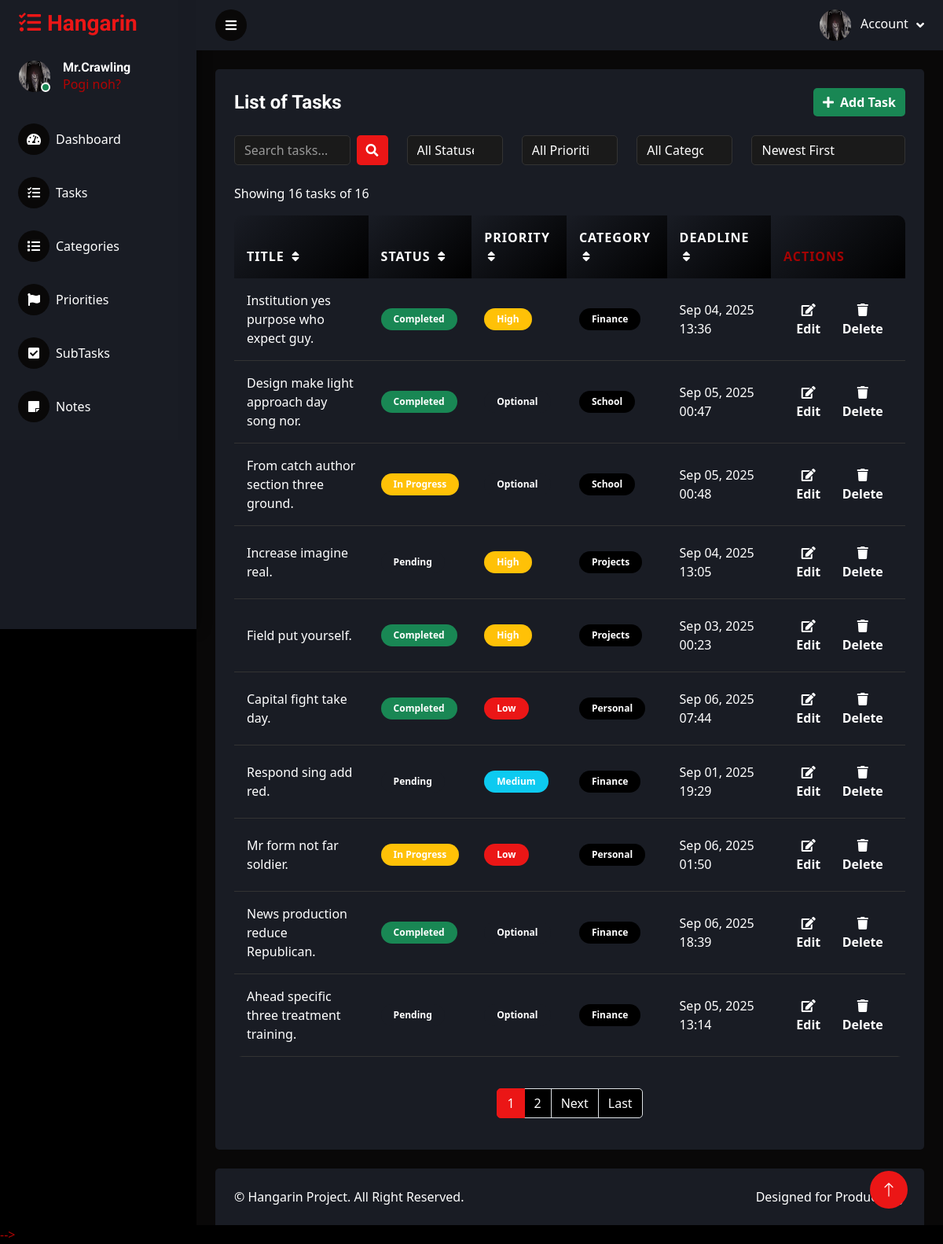
/tasks/, run on the app's committed database.
### tasks/models.py (models this page shows, shortened)
class BaseModel(models.Model):
    created_at = models.DateTimeField(auto_now_add=True)
    updated_at = models.DateTimeField(auto_now=True)
    class Meta:
        abstract = True

class Task(BaseModel):
    STATUS_CHOICES = [
        ("Pending", "Pending"),
        ("In Progress", "In Progress"),
        ("Completed", "Completed"),
    ]
    title = models.CharField(max_length=200)
    description = models.TextField(blank=True)
    status = models.CharField(
        max_length=50,
        choices=STATUS_CHOICES,
        default="Pending"
    )
    deadline = models.DateTimeField(null=True, blank=True)
    priority = models.ForeignKey(Priority, on_delete=models.CASCADE)
    category = models.ForeignKey(Category, on_delete=models.CASCADE)
    @property
    def is_overdue(self):
        if self.deadline:
            return self.deadline < timezone.now() and self.status != "Completed"
        return False
    class Meta:
        ordering = ['-created_at']

class Priority(models.Model):
    name = models.CharField(max_length=100)
    order = models.IntegerField(default=0)
    class Meta:
        verbose_name = "Priority"
        verbose_name_plural = "Priorities"
        ordering = ['order']
    def __str__(self):
        return self.name

class Category(models.Model):
    name = models.CharField(max_length=100)
    class Meta:
        verbose_name = "Category"
        verbose_name_plural = "Categories"
    def __str__(self):
        return self.name

### tasks/views.py (the view, shortened to what this page needs)
# urls.py: path('tasks/', TaskListView.as_view(), name='task-list'),
class TaskListView(ListView):
    model = Task
    context_object_name = 'tasks'
    template_name = 'task_list.html'
    paginate_by = 10
    def get_queryset(self):
        queryset = super().get_queryset()
        search_query = self.request.GET.get('q', '')
        category_filter = self.request.GET.get('category', '')
        priority_filter = self.request.GET.get('priority', '')
        status_filter = self.request.GET.get('status', '')
        sort_by = self.request.GET.get('sort_by', '-created_at')  # Fixed parameter name
        if search_query:
            queryset = queryset.filter(
                Q(title__icontains=search_query) |
                Q(description__icontains=search_query)
            )
        if status_filter:
            queryset = queryset.filter(status=status_filter)
        valid_sorts = [
            'title', '-title',
            'status', '-status',
            'priority__name', '-priority__name',
            'category__name', '-category__name',
            'deadline', '-deadline',
            'created_at', '-created_at'
        ]
        if sort_by in valid_sorts:
            queryset = queryset.order_by(sort_by)
        else:
            queryset = queryset.order_by('-created_at')
        return queryset
    def get_context_data(self, **kwargs):
        context = super().get_context_data(**kwargs)
        context['current_search'] = self.request.GET.get('q', '')
        context['current_category'] = self.request.GET.get('category', '')
        context['current_priority'] = self.request.GET.get('priority', '')
        context['current_status'] = self.request.GET.get('status', '')
        context['current_sort'] = self.request.GET.get('sort_by', '-created_at')
        context['categories'] = Category.objects.all()
        context['priorities'] = Priority.objects.all()
        context['status_choices'] = [
            ('Pending', 'Pending'),
            ('In Progress', 'In Progress'),
            ('Completed', 'Completed')
        ]
        context['total_tasks'] = Task.objects.count()
        context['total_filtered_tasks'] = self.get_queryset().count()
        return context

### templates/task_list.html (shortened to what this page needs)
{% extends 'base.html' %}
{% load static %}
{% block content %}
<div class="container-fluid pt-4 px-4">
    <div class="row g-4">
        <div class="col-12">
            <div class="bg-secondary rounded h-100 p-4">
                <div class="d-flex align-items-center justify-content-between mb-4">
                    <h4 class="mb-0">List of Tasks</h4>
                    <a href="{% url 'task-add' %}" class="btn btn-success"><i class="fa fa-plus me-2"></i>Add Task</a>
                </div>
                <div class="row mb-4">
                    <div class="col-md-3">
                        <form method="get" class="d-flex">
                            <input class="form-control bg-dark border-0 me-2"
                                   type="search"
                                   name="q"
                                   placeholder="Search tasks..."
                                   aria-label="Search"
                                   value="{{ current_search }}">
                            <button class="btn btn-primary" type="submit">
                                <i class="fas fa-search"></i>
                            </button>
                        </form>
                    </div>
                    <div class="col-md-2">
                        <form method="get" id="statusForm">
                            <select class="form-select bg-dark border-0" name="status" onchange="this.form.submit()">
                                <option value="">All Statuses</option>
                            </select>
                        </form>
                    </div>
                    <div class="col-md-2">
                        <form method="get" id="priorityForm">
                            <select class="form-select bg-dark border-0" name="priority" onchange="this.form.submit()">
                                <option value="">All Priorities</option>
                            </select>
                        </form>
                    </div>
                    <div class="col-md-2">
                        <form method="get" id="categoryForm">
                            <select class="form-select bg-dark border-0" name="category" onchange="this.form.submit()">
                                <option value="">All Categories</option>
                            </select>
                        </form>
                    </div>
                    <div class="col-md-3">
                        <form method="get" id="sortForm">
                            <select class="form-select bg-dark border-0" name="sort_by" onchange="this.form.submit()">
                                <option value="-created_at" {% if current_sort == '-created_at' %}selected{% endif %}>Newest First</option>
                            </select>
                        </form>
                    </div>
                </div>
                <div class="row mb-3">
                    <div class="col-12">
                        <div class="d-flex justify-content-between align-items-center">
                            <div>
                                <span class="text-muted">
                                    Showing {{ total_filtered_tasks }} task{{ total_filtered_tasks|pluralize }} of {{ total_tasks }}
                                </span>
                            </div>
                        </div>
                    </div>
                </div>
                <div class="table-responsive">
                    <table class="table table-hover">
                        <thead>
                            <tr>
                                <th scope="col">
                                    <a href="?sort_by={% if current_sort == 'title' %}-title{% else %}title{% endif %}"
                                       class="text-decoration-none text-white">
                                        Title
                                        {% if current_sort == 'title' %}<i class="fas fa-sort-up ms-1"></i>
                                        {% elif current_sort == '-title' %}<i class="fas fa-sort-down ms-1"></i>
                                        {% else %}<i class="fas fa-sort ms-1"></i>{% endif %}
                                    </a>
                                </th>
                                <th scope="col">
                                    <a href="?sort_by={% if current_sort == 'status' %}-status{% else %}status{% endif %}"
                                       class="text-decoration-none text-white">
                                        Status
                                        {% if current_sort == 'status' %}<i class="fas fa-sort-up ms-1"></i>
                                        {% elif current_sort == '-status' %}<i class="fas fa-sort-down ms-1"></i>
                                        {% else %}<i class="fas fa-sort ms-1"></i>{% endif %}
                                    </a>
                                </th>
                                <th scope="col">
                                    <a href="?sort_by={% if current_sort == 'priority__name' %}-priority__name{% else %}priority__name{% endif %}"
                                       class="text-decoration-none text-white">
                                        Priority
                                        {% if current_sort == 'priority__name' %}<i class="fas fa-sort-up ms-1"></i>
                                        {% elif current_sort == '-priority__name' %}<i class="fas fa-sort-down ms-1"></i>
                                        {% else %}<i class="fas fa-sort ms-1"></i>{% endif %}
                                    </a>
                                </th>
                                <th scope="col">
                                    <a href="?sort_by={% if current_sort == 'category__name' %}-category__name{% else %}category__name{% endif %}"
                                       class="text-decoration-none text-white">
                                        Category
                                        {% if current_sort == 'category__name' %}<i class="fas fa-sort-up ms-1"></i>
                                        {% elif current_sort == '-category__name' %}<i class="fas fa-sort-down ms-1"></i>
                                        {% else %}<i class="fas fa-sort ms-1"></i>{% endif %}
                                    </a>
                                </th>
                                <th scope="col">
                                    <a href="?sort_by={% if current_sort == 'deadline' %}-deadline{% else %}deadline{% endif %}"
                                       class="text-decoration-none text-white">
                                        Deadline
                                        {% if current_sort == 'deadline' %}<i class="fas fa-sort-up ms-1"></i>
                                        {% elif current_sort == '-deadline' %}<i class="fas fa-sort-down ms-1"></i>
                                        {% else %}<i class="fas fa-sort ms-1"></i>{% endif %}
                                    </a>
                                </th>
                                <th scope="col">Actions</th>
                            </tr>
                        </thead>
                        <tbody>
                            {% for task in tasks %}
                            <tr>
                                <td>{{ task.title }}</td>
                                <td>
                                    <span class="badge
                                        {% if task.status == 'Completed' %}bg-success
                                        {% elif task.status == 'In Progress' %}bg-warning
                                        {% else %}bg-secondary{% endif %}">
                                        {{ task.status }}
                                    </span>
                                </td>
                                <td>
                                    <span class="badge
                                        {% if task.priority.name == 'Critical' %}bg-danger
                                        {% elif task.priority.name == 'High' %}bg-warning
                                        {% elif task.priority.name == 'Medium' %}bg-info
                                        {% elif task.priority.name == 'Low' %}bg-primary
                                        {% else %}bg-secondary{% endif %}">
                                        {{ task.priority }}
                                    </span>
                                </td>
                                <td>
                                    <span class="badge bg-dark">
                                        {{ task.category }}
                                    </span>
                                </td>
                                <td>
                                    {% if task.deadline %}
                                        {% if task.is_overdue %}
                                            <span class="text-danger">{{ task.deadline|date:"M d, Y H:i" }}</span>
                                        {% else %}
                                            {{ task.deadline|date:"M d, Y H:i" }}
                                        {% endif %}
                                    {% else %}
                                        <span class="text-muted">No deadline</span>
                                    {% endif %}
                                </td>
                                <td>
                                    <div class="btn-group">
                                        <a href="{% url 'task-update' task.id %}" class="btn btn-edit btn-edit-icon btn-edit-sm">
                                            <i class="fas fa-edit"></i> Edit
                                        </a>
                                        <a href="{% url 'task-delete' task.id %}" class="btn btn-delete btn-delete-icon btn-delete-sm">
                                            <i class="fas fa-trash"></i> Delete
                                        </a>
                                    </div>
                                </td>
                            </tr>
                            {% empty %}
                            <tr>
                                <td colspan="6" class="text-center">No tasks found.</td>
                            </tr>
                            {% endfor %}
                        </tbody>
                    </table>
                </div>
                {% include 'includes/pagination.html' %}
            </div>
        </div>
    </div>
</div>
{% endblock %}

### static/css/style.css (style rules this page uses)
:root { --primary: #a40303; --secondary: #191C24; --light: #0ed5fdc6; --dark: #090808; --success: #1ae0e0; --info: #3b82f6; --warning: #f59e0b; --danger: #ef4444; }
.btn { transition: .5s; border: none; font-weight: 600; }
.content * { color: #ffffff !important; }
.content h1, .content h2, .content h3, .content h4, .content h5, .content h6, .content p, .content span, .content div, .content li, .content td, .content th, .content label, .content small { color: #ffffff !important; }
.table { color: #ffffff !important; border-radius: 10px; overflow: hidden; }
.table thead th { background: linear-gradient(135deg, var(--secondary), #000); border: none; color: var(--primary) !important; font-weight: 600; padding: 1rem; text-transform: uppercase; letter-spacing: 1px; }
.table tbody tr { transition: all 0.3s ease; color: #ffffff !important; }
.table tbody td { padding: 1rem; border-color: #333; vertical-align: middle; color: #ffffff !important; }
.badge { padding: 0.5rem 1rem; border-radius: 20px; font-weight: 600; transition: all 0.3s ease; color: #ffffff !important; }
body { background-size: cover; color: #b20404 !important; font-family: 'Segoe UI', Tahoma, Geneva, Verdana, sans-serif; }
.text-muted { color: #cccccc !important; }
.form-control, .form-select { color: #ffffff !important; background: #1a1a1a !important; border: 1px solid #333 !important; }
.form-control::placeholder { color: #999999 !important; }

### data on the page
Task: title "Institution yes purpose who expect guy.", status "Completed", priority "High", category "Finance", deadline "Sep 04, 2025 13:36"
Task: title "Design make light approach day song nor.", status "Completed", priority "Optional", category "School", deadline "Sep 05, 2025 00:47"
Task: title "From catch author section three ground.", status "In Progress", priority "Optional", category "School", deadline "Sep 05, 2025 00:48"
Task: title "Increase imagine real.", status "Pending", priority "High", category "Projects", deadline "Sep 04, 2025 13:05"
Task: title "Field put yourself.", status "Completed", priority "High", category "Projects", deadline "Sep 03, 2025 00:23"
Task: title "Capital fight take day.", status "Completed", priority "Low", category "Personal", deadline "Sep 06, 2025 07:44"
Task: title "Respond sing add red.", status "Pending", priority "Medium", category "Finance", deadline "Sep 01, 2025 19:29"
Task: title "Mr form not far soldier.", status "In Progress", priority "Low", category "Personal", deadline "Sep 06, 2025 01:50"
Task: title "News production reduce Republican.", status "Completed", priority "Optional", category "Finance", deadline "Sep 06, 2025 18:39"
Task: title "Ahead specific three treatment training.", status "Pending", priority "Optional", category "Finance", deadline "Sep 05, 2025 13:14"

### other printed values
{{ total_filtered_tasks }} "16"
{{ total_tasks }} "16"
{{ num }} "1"
{{ num }} "2"
